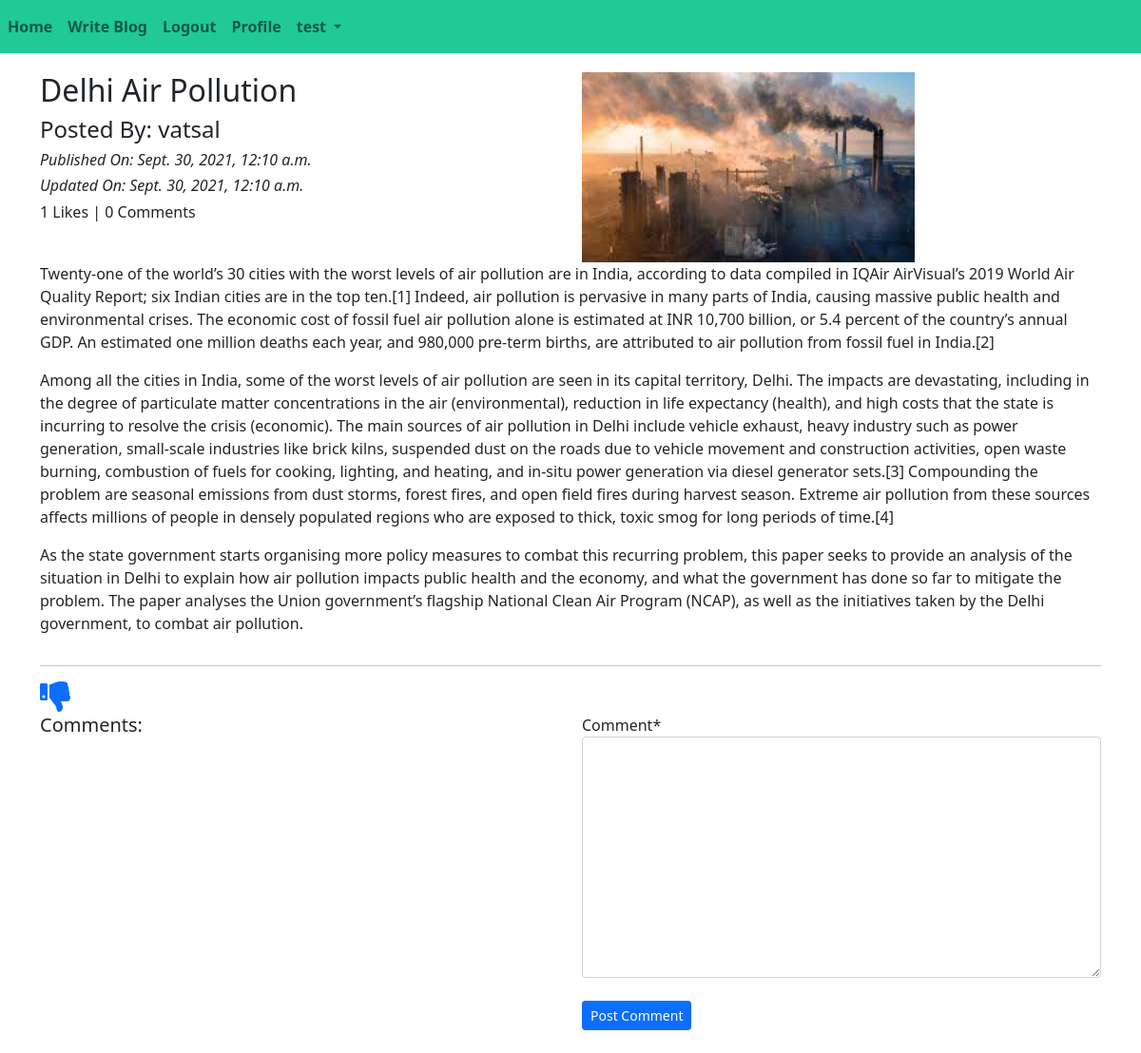
Screenshot of /blog/details/Delhi-Air-Pollution-67766eb4-8581-4c7e-b48e-f7da695bfee0 (signed in) with the database file from the repository.
### App_Blog/models.py (models this page shows, shortened)
class Blog(models.Model):
    author = models.ForeignKey(User,on_delete=models.CASCADE,related_name = 'post_author')
    blog_title = models.CharField(max_length=300,verbose_name='Put a Title')
    slug = models.SlugField(max_length=300,unique=True)
    blog_content = models.TextField(verbose_name="What's in your mind?")
    blog_image = models.ImageField(upload_to='blog_images',verbose_name='Blog Image')
    publish_date = models.DateTimeField(auto_now_add=True)
    update_date = models.DateTimeField(auto_now=True)
    class Meta:
        ordering = ['-publish_date']

### App_Blog/views.py (the view, shortened to what this page needs)
# urls.py: path('details/<slug:slug>',views.blog_details,name = 'blog_details'),
def blog_details(request,slug):
    blog = Blog.objects.get(slug=slug)
    comment_form = CommentForm()
    already_liked = Likes.objects.filter(blog = blog,user = request.user)
    if already_liked:
        liked = True
    else:
        liked = False
    return render(request, 'App_Blog/blog_details.html',context = {'blog':blog,'comment_form':comment_form,'liked':liked})

### App_Blog/forms.py
class CommentForm(forms.ModelForm):
    class Meta:
        model = Comment
        fields = ('comment',)

### templates/App_Blog/blog_details.html (shortened to what this page needs)
{% extends 'base.html' %}
{% load crispy_forms_tags %}
{% block body %}
<div class ="row">
    <div class="col-sm-6">
        <h2>{{ blog.blog_title }}</h2>
        <h4>Posted By: {{ blog.author }}</h4>
        <i><h6>Published On: {{ blog.publish_date}}</h6></i>
        <i><h6>Updated On: {{ blog.update_date}}</h6></i>
        <h6>{{ blog.liked_blog.count }} Likes | {{ blog.blog_comment.count }} Comments</h6>
    </div>
    <div class ="col-sm-6">
        <img src="/media/{{blog.blog_image}}" width="350px" height="200px">
    </div>
    {{ blog.blog_content|linebreaks }}
</div>
<hr>
{% if not liked %}
<a href="{% url 'App_Blog:liked_post' pk=blog.pk %}">
<i class="fas fa-thumbs-up fa-2x"></i>
</a>
{% else %}
<a href="{% url 'App_Blog:unliked_post' pk=blog.pk %}">
<i class="fas fa-thumbs-down fa-2x"></i>
</a>
{% endif %}
<div class="row">
    <div class="col-sm-6">
        <h5>Comments: </h5>
    </div>
    <div class="col-sm-6">
        <form method="post">
            {{ comment_form|crispy}}
            <br>
            <button type="submit" class="btn btn-primary btn-sm">Post Comment</button>
        </form>
        <br>
    </div>
</div>
{% endblock %}

### templates/base.html (shortened to what this page needs)
<!doctype html>
<html lang="en">
<head>
    <link href="https://cdn.jsdelivr.net/npm/bootstrap@5.1.1/dist/css/bootstrap.min.css" rel="stylesheet"
>
    <link rel="stylesheet" href="https://pro.fontawesome.com/releases/v5.10.0/css/all.css"/>
</head>
<body>
    <nav class ="navbar navbar-expand-lg  navbar-light " style="background-color: #20c997;">
        <ul class = "navbar-nav">
            <li class="nav-item active">
                <a class = "nav-link" href="{% url 'index' %}"><strong>Home</strong></a>
            </li>
            {% if user.is_authenticated %}
            <li class="nav-item active">
                <a class = "nav-link" href="{% url 'App_Blog:create_blog' %}"><strong>Write Blog</strong></a>
            </li>
            <li class="nav-item active">
                <a class = "nav-link" href="{% url 'App_Login:logout' %}"><strong>Logout</strong></a>
            </li>
            <li class="nav-item active">
                <a class = "nav-link" href="{% url 'App_Login:profile' %}"><strong>Profile</strong></a>
            </li>
            {% endif %}
            {% if user.is_authenticated %}
            <li class="nav-item dropdown">
                <a class="nav-link dropdown-toggle" href="#" id="navbarDropdown" role="button"
                   data-bs-toggle="dropdown" aria-expanded="false">
                    <strong>{{ user.username }}</strong>
                </a>
            </li>
            {% endif %}
        </ul>
    </nav>
    <div class = 'container' style="padding-top:20px">
        {% block body %}
        {% endblock %}
    </div>
</body>
</html>

### rows the page displays
Blog: blog_title "Delhi Air Pollution", author "vatsal", publish_date "Sept. 30, 2021, 12:10 a.m.", update_date "Sept. 30, 2021, 12:10 a.m.", liked_blog.count "1", blog_comment.count "0", blog_image (picture), blog_content "Twenty-one of the world’s 30 cities with the worst levels of air pollution are in India, according to data compiled in IQAir AirVisual’s 2019 World Air Quality Report; six Indian cities are in the top ten.[1] Indeed, air pollution is pervasive in many parts of India, causing massive public health and environmental crises. The economic cost of fossil fuel air pollution alone is estimated at INR 10,700 billion, or 5.4 percent of the country’s annual GDP. An estimated one million deaths each year, and 980,000 pre-term births, are attributed to air pollution from fossil fuel in India.[2] Among all the cities in India, some of the worst levels of air pollution are seen in its capital territory,…"

### other values shown
{{ user.username }} "test"
